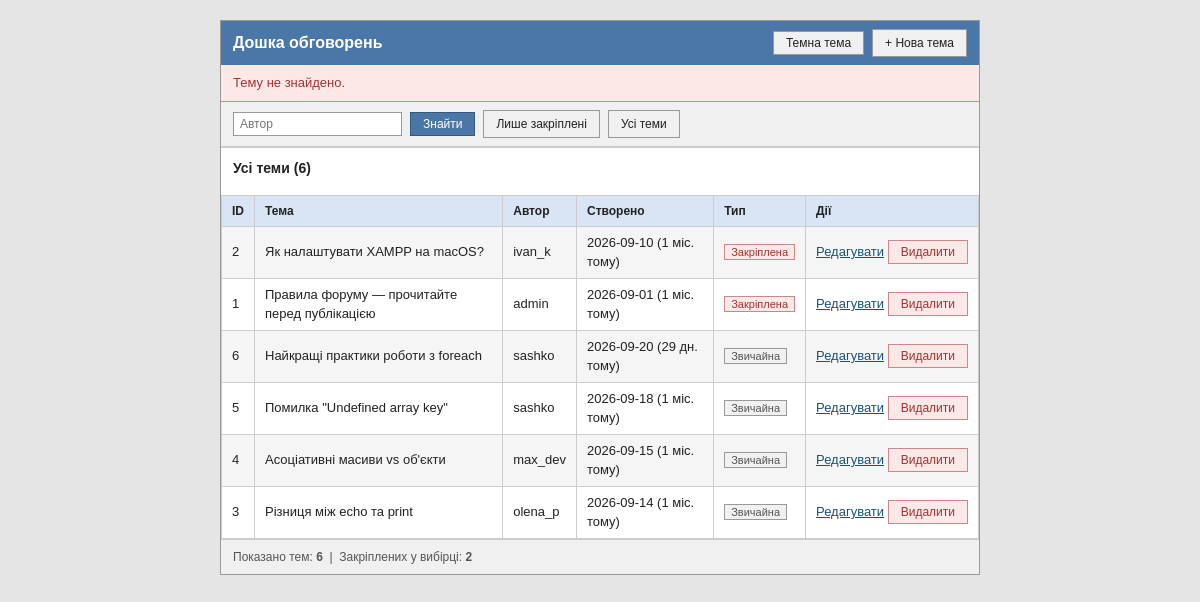
The app's page /index.php?status=missing with its own data.
### tables this page shows
CREATE TABLE topics (
    id         INT AUTO_INCREMENT PRIMARY KEY,
    title      VARCHAR(100) NOT NULL,
    author     VARCHAR(50)  NOT NULL,
    created_at DATE         NOT NULL,
    is_pinned  TINYINT(1)   NOT NULL DEFAULT 0
);

### lib/functions.php (called while the page is built, shortened)
<?php
function timeAgo(string $date, ?DateTimeImmutable $now = null): string
{
    try {
        $then = new DateTimeImmutable($date);
    } catch (Exception $e) {
        return 'невідомо';
    }
    $now = $now ?? new DateTimeImmutable('now');
    $then = $then->setTime(0, 0);
    $now = $now->setTime(0, 0);
    $days = (int) $then->diff($now)->days;
    if ($days < 30) {
        return "{$days} дн. тому";
    }
    if ($days < 365) {
        return intdiv($days, 30) . ' міс. тому';
    }
    return intdiv($days, 365) . ' р. тому';
}
function sanitizeText(string $text): string
{
    $text = preg_replace('/\s+/u', ' ', trim($text)) ?? '';
    return htmlspecialchars($text, ENT_QUOTES, 'UTF-8');
}
function h($value): string
{
    return htmlspecialchars((string) $value, ENT_QUOTES, 'UTF-8');
}

### classes/TopicRepository.php (called while the page is built, shortened)
<?php
class TopicRepository
{
    private PDO $pdo;
    public function __construct(PDO $pdo)
    {
        $this->pdo = $pdo;
    }
    public function listAll(): array
    {
        return $this->pdo
            ->query('SELECT * FROM topics ORDER BY is_pinned DESC, created_at DESC, id DESC')
            ->fetchAll();
    }
}

### index.php (the view, shortened to what this page needs)
<?php
$pdo = require __DIR__ . '/db.php';
require_once __DIR__ . '/classes/TopicRepository.php';
require_once __DIR__ . '/lib/functions.php';
$repo = new TopicRepository($pdo);
$author = isset($_GET['author']) && is_string($_GET['author']) ? trim($_GET['author']) : '';
$pinnedOnly = isset($_GET['pinned']) && $_GET['pinned'] === '1';
if ($author !== '') {
    $topics = $repo->listByAuthor($author);
    $heading = 'Теми автора «' . $author . '»';
} elseif ($pinnedOnly) {
    $topics = $repo->listPinned();
    $heading = 'Закріплені теми';
} else {
    $topics = $repo->listAll();
    $heading = 'Усі теми';
}
$messages = [
    'added'   => 'Тему додано.',
    'updated' => 'Зміни збережено.',
    'deleted' => 'Тему видалено.',
    'missing' => 'Тему не знайдено.',
];
$status = $_GET['status'] ?? '';
$flash = is_string($status) ? ($messages[$status] ?? null) : null;
?>
<!DOCTYPE html>
<html lang="uk">
<head>
    <link rel="stylesheet" href="style.css">
</head>
<body>
<div class="container">
    <div class="page-header">
        <h1>Дошка обговорень</h1>
        <div class="header-actions">
            <button type="button" id="theme-toggle" class="btn btn-outline">Темна тема</button>
            <a href="add.php" class="btn btn-outline">+ Нова тема</a>
        </div>
    </div>
    <?php if ($flash !== null): ?>
        <div class="flash <?= $status === 'missing' ? 'flash-error' : '' ?>"><?= h($flash) ?></div>
    <?php endif; ?>
    <form method="get" action="index.php" class="toolbar">
        <input type="text" name="author" placeholder="Автор" value="<?= h($author) ?>">
        <button type="submit" class="btn">Знайти</button>
        <a href="index.php?pinned=1" class="btn btn-outline">Лише закріплені</a>
        <a href="index.php" class="btn btn-outline">Усі теми</a>
    </form>
    <div class="section">
        <h2><?= sanitizeText($heading) ?> (<?= count($topics) ?>)</h2>
    </div>
    <?php if (count($topics) === 0): ?>
        <div class="empty">Тем не знайдено.</div>
    <?php else: ?>
        <table>
            <tr>
                <th>ID</th>
                <th>Тема</th>
                <th>Автор</th>
                <th>Створено</th>
                <th>Тип</th>
                <th>Дії</th>
            </tr>
            <?php foreach ($topics as $topic): ?>
                <tr>
                    <td><?= (int) $topic['id'] ?></td>
                    <td class="topic-title"><?= sanitizeText($topic['title']) ?></td>
                    <td><?= sanitizeText($topic['author']) ?></td>
                    <td><?= sanitizeText($topic['created_at']) ?> (<?= timeAgo($topic['created_at']) ?>)</td>
                    <td>
                        <?php if ($topic['is_pinned']): ?>
                            <span class="label label-hot">Закріплена</span>
                        <?php else: ?>
                            <span class="label">Звичайна</span>
                        <?php endif; ?>
                    </td>
                    <td class="actions">
                        <a href="edit.php?id=<?= (int) $topic['id'] ?>">Редагувати</a>
                        <form method="post" action="delete.php"
                              onsubmit="return confirm('Видалити тему «<?= h(addslashes($topic['title'])) ?>»?');">
                            <button type="submit" class="btn btn-danger">Видалити</button>
                        </form>
                    </td>
                </tr>
            <?php endforeach; ?>
        </table>
    <?php endif; ?>
    <div class="summary">
        Показано тем: <strong><?= count($topics) ?></strong>
        &nbsp;|&nbsp;
        Закріплених у вибірці: <strong><?= count(array_filter($topics, fn($t) => $t['is_pinned'])) ?></strong>
    </div>
</div>
</body>
</html>

### style.css (style rules this page uses)
:root { color-scheme: light; --page-bg: #e5e5e5; --surface: #ffffff; --surface-alt: #f0f0f0; --surface-hover: #e0e0e0; --row-alt: #f5f5f5; --th-bg: #d9e4f5; --text: #222222; --text-muted: #555555; --border: #cccccc; --border-strong: #999999; --input-bg: #ffffff; --link: #1a5276; --link-hover: #0d3a5c; --accent: #4a76a8; --accent-border: #35597e; --accent-hover: #3b5f8a; --danger-bg: #fde8e8; --danger-border: #cc8888; --danger-text: #a33333; --danger-hover: #f8d0d0; --ok-bg: #e6f2e6; --ok-border: #9cc79c; --ok-text: #2d5a2d; }
* { box-sizing: border-box; }
body { margin: 0; padding: 20px; background: var(--page-bg); color: var(--text); font-family: Verdana, Geneva, Arial, sans-serif; font-size: 13px; line-height: 1.5; }
.container { max-width: 760px; margin: 0 auto; background: var(--surface); border: 1px solid var(--border-strong); }
a { color: var(--link); }
.page-header { background: var(--accent); color: #ffffff; padding: 8px 12px; display: flex; align-items: center; justify-content: space-between; flex-wrap: wrap; gap: 8px; }
.page-header h1 { font-size: 16px; font-weight: bold; margin: 0; }
.page-header a { color: #ffffff; }
.btn { font-family: inherit; cursor: pointer; display: inline-block; padding: 4px 12px; background: var(--accent); color: #ffffff; border: 1px solid var(--accent-border); text-decoration: none; font-size: 12px; }
.btn-outline { background: var(--surface-alt); color: var(--text); border: 1px solid var(--border-strong); }
table { width: 100%; border-collapse: collapse; }
th, td { border: 1px solid var(--border); padding: 6px 10px; text-align: left; }
th { background: var(--th-bg); font-size: 12px; }
tr:nth-child(even) td { background: var(--row-alt); }
.label { font-size: 11px; padding: 1px 6px; border: 1px solid var(--border-strong); background: var(--surface-alt); color: var(--text-muted); }
.label-hot { background: var(--danger-bg); border-color: var(--danger-border); color: var(--danger-text); }
.summary { padding: 8px 12px; background: var(--surface-alt); border-top: 1px solid var(--border); font-size: 12px; color: var(--text-muted); }
.section { padding: 10px 12px; border-top: 1px solid var(--border); }
.section h2 { font-size: 14px; margin: 0 0 6px; }
.toolbar { padding: 8px 12px; background: var(--surface-alt); border-bottom: 1px solid var(--border); display: flex; flex-wrap: wrap; align-items: center; gap: 8px; }
.toolbar input[type="text"] { background: var(--input-bg); color: var(--text); padding: 4px 6px; border: 1px solid var(--border-strong); font-family: inherit; font-size: 12px; }
.flash { padding: 8px 12px; background: var(--ok-bg); border-bottom: 1px solid var(--ok-border); color: var(--ok-text); }
.flash-error { background: var(--danger-bg); border-bottom-color: var(--danger-border); color: var(--danger-text); }
.actions { white-space: nowrap; }
.actions form { display: inline; margin: 0; }
.btn-danger { background: var(--danger-bg); color: var(--danger-text); border: 1px solid var(--danger-border); }
.page-header .btn-outline { color: var(--text); }
.header-actions { display: flex; align-items: center; gap: 8px; }

### records on screen
topics: id "2", title "Як налаштувати XAMPP на macOS?", author "ivan_k", created_at "2026-09-10", created_at "1 міс. тому", is_pinned "Закріплена"
topics: id "1", title "Правила форуму — прочитайте перед публікацією", author "admin", created_at "2026-09-01", created_at "1 міс. тому", is_pinned "Закріплена"
topics: id "6", title "Найкращі практики роботи з foreach", author "sashko", created_at "2026-09-20", created_at "29 дн. тому", is_pinned "Звичайна"
topics: id "5", title "Помилка \"Undefined array key\"", author "sashko", created_at "2026-09-18", created_at "1 міс. тому", is_pinned "Звичайна"
topics: id "4", title "Асоціативні масиви vs об'єкти", author "max_dev", created_at "2026-09-15", created_at "1 міс. тому", is_pinned "Звичайна"
topics: id "3", title "Різниця між echo та print", author "olena_p", created_at "2026-09-14", created_at "1 міс. тому", is_pinned "Звичайна"

### other values on screen
$flash "Тему не знайдено."
sanitizeText($heading) "Усі теми"
count($topics) "6"
count(array_filter($topics, fn($t) => $t['is_pinned'])) "2"
